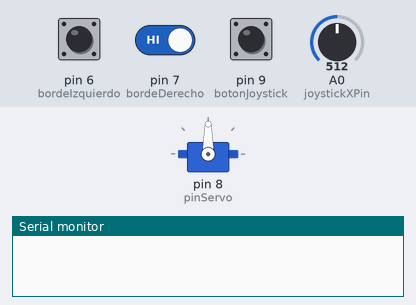
Bench run of a sketch on a simulated Arduino Uno, built with avr-gcc and run on an emulated ATmega328P. Shown: servo, the last lines printed to the serial monitor. Inputs (shaded band) come from the test bench; at power-on: pin 9 (botonJoystick) HIGH, pin 6 (bordeIzquierdo) HIGH, pin 7 (bordeDerecho) HIGH, A0 (joystickXPin) = 512.

Above: at 1.2 s.
1.3 s: pin 9 (botonJoystick) pulled LOW for 1 s
At 3.3 s:
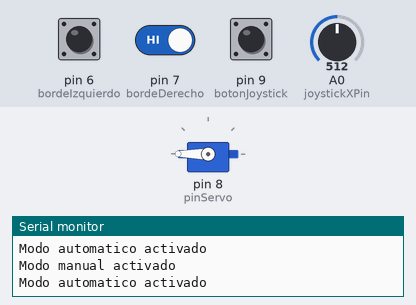
3.9 s: pin 6 (bordeIzquierdo) pulled LOW for 0.15 s
At 4.5 s:
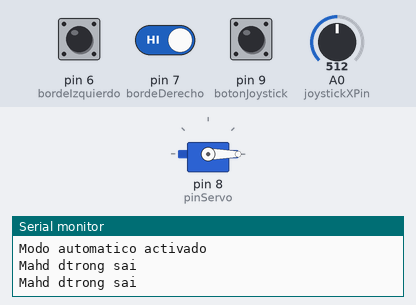
5.5 s: pin 7 (bordeDerecho) driven LOW
At 6.9 s:
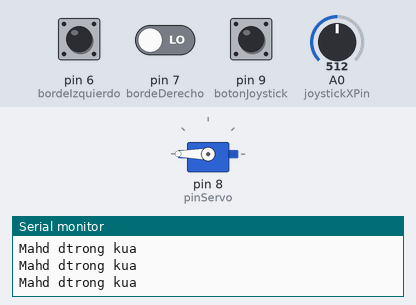
7.4 s: pin 6 (bordeIzquierdo) pulled LOW for 3.2 s
At 8.5 s:
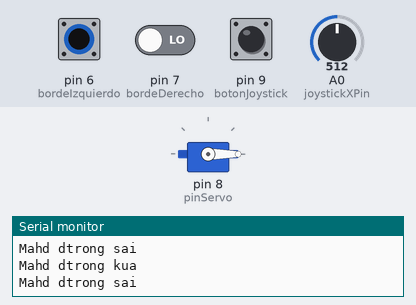
12.1 s: pin 9 (botonJoystick) pulled LOW for 0.15 s
At 13.0 s:
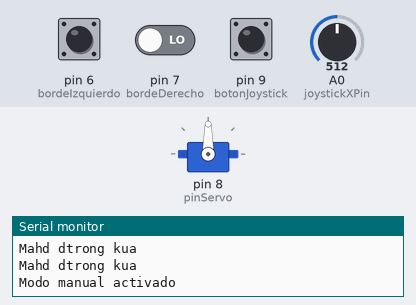
13.9 s: A0 (joystickXPin) set to 420
15.4 s: A0 (joystickXPin) set to 400
At 16.7 s:
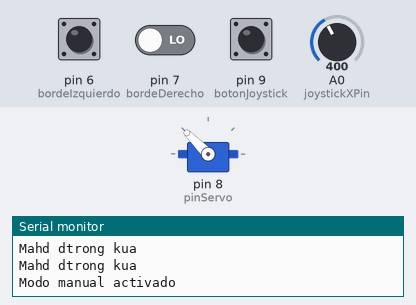
Timing chart, 0 to 17.9 s (numbered marks = the images above; inputs shaded):
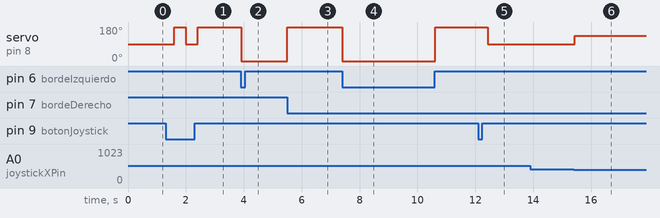

The sketch:

actuador_lineal_4.ino
```cpp
#include <Servo.h>

const int pinServo = 8;
Servo servo;

const int joystickXPin = 14;
const int bordeIzquierdo = 6;
const int bordeDerecho = 7;
const int botonJoystick = 9;

bool modo = false;
bool primeras = true;

void setup() {
  Serial.begin(9600);
  servo.attach(pinServo);
  pinMode(bordeIzquierdo, INPUT_PULLUP);
  pinMode(bordeDerecho, INPUT_PULLUP);
  pinMode(botonJoystick, INPUT_PULLUP);
  servo.write(0);
}

void loop() {
  if (digitalRead(botonJoystick) == LOW) {
    modo = !modo;
    if(modo)
      Serial.println("Modo automatico activado");
    else
      Serial.println("Modo manual activado");
    delay(300);
    primeras = true;
  }

  if (modo) {
    modoAutomatico();
  } else {
    modoManual();
  }
}

void modoManual() {
  int joystickXValue = analogRead(joystickXPin);
  bool piIzquierdo = digitalRead(bordeIzquierdo) == LOW;
  bool piDerecho = digitalRead(bordeDerecho) == LOW;

  if (joystickXValue < 100 && !piIzquierdo) {
    servo.write(180);
  } else if (joystickXValue >= 100 && joystickXValue < 412 && !piIzquierdo) {
    servo.write(135);
  } else if (joystickXValue > 913 && !piDerecho) {
    servo.write(0);
  } else if (joystickXValue > 612 && joystickXValue <= 913 && !piDerecho) {
    servo.write(45);
  } else {
    servo.write(90);
  }

  delay(100);
}

void modoAutomatico() {
  bool tocadoIzquierdo = digitalRead(bordeIzquierdo) == LOW;
  bool tocadoDerecho = digitalRead(bordeDerecho) == LOW;

  if (primeras) {
    servo.write(180);
  }

  if (tocadoDerecho) {
    primeras = false;
    Serial.println("Mahd dtrong kua");
    servo.write(180);
  }

  if (tocadoIzquierdo) {
    primeras = false;
    Serial.println("Mahd dtrong sai");
    servo.write(0);
  }

  delay(100);
}
```

Measured:
- the behaviour switches between 412 and 411 on A0 (joystickXPin) (found by bisection; images 5 and 6)
- after the input at 1.3 s, servo on pin 8 (pinServo): 90° → 180° after 0.30 s, → 90° 0.40 s later, → 180° 0.40 s later
- after the input at 3.9 s, servo on pin 8 (pinServo): 180° → 0° at once
- after the input at 5.5 s, servo on pin 8 (pinServo): 0° → 180° at once
- after the input at 7.4 s, servo on pin 8 (pinServo): 180° → 0° at once, → 180° 3.2 s later
- after the input at 12.1 s, servo on pin 8 (pinServo): 180° → 90° after 0.33 s
- after the input at 13.9 s, every drawn part: stays the same
- after the input at 15.4 s, servo on pin 8 (pinServo): 90° → 135° at once
